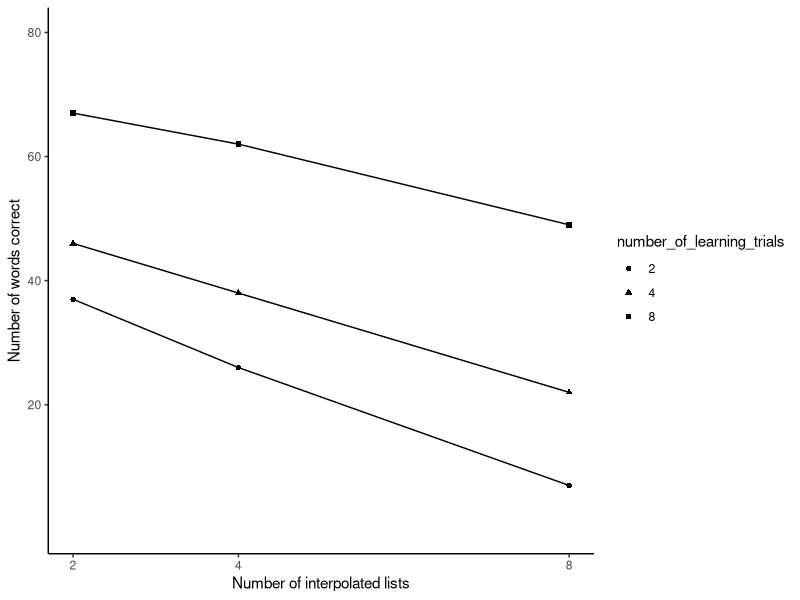
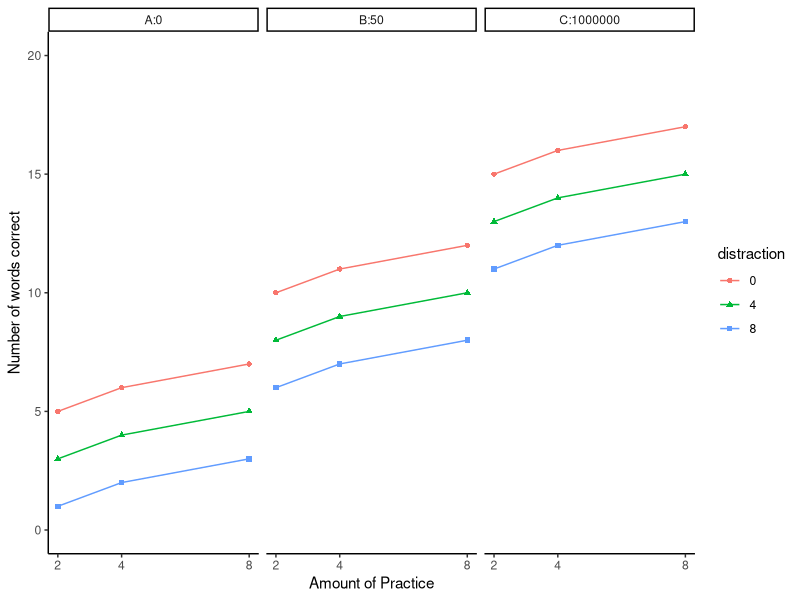

Write R code to recreate these figures, in order.
## ---- chunk 1

(library(tibble))
library(ggplot2)

slamecka_design <- tibble(number_of_learning_trials = rep(c(2,4,8), each=6),
                          number_of_IL = rep(rep(c(2,4,8), 2), 3),
                          subjects = 1:18,
                          recall = c(35,21,6,
                                   39,31,8,
                                   40,34,18,
                                   52,42,26,
                                   61,58,46,
                                   73,66,52
                                   )
                          )

slamecka_design$number_of_learning_trials <- as.factor(slamecka_design$number_of_learning_trials)

ggplot(slamecka_design,aes(x=number_of_IL,
                           group = number_of_learning_trials,
                           y=recall,
                           shape=number_of_learning_trials))+
  geom_line(stat = "summary", fun = "mean")+
  geom_point(stat = "summary", fun = "mean",)+
  theme_classic()+
  xlab("Number of interpolated lists")+
  ylab("Number of words correct")+
  scale_y_continuous(breaks=c(20,40,60,80), limits=c(0,80))+
  scale_x_continuous(breaks=c(2,4,8))
  
## ---- chunk 2

new_data <- tibble(reward = rep(c("A:0","B:50","C:1000000"), each = 9),
                   practice = rep(rep(c(2,4,8), each = 3),3),
                   distraction = as.factor(rep(c(0,4,8),9)),
                   recall = c(5,3,1,
                              6,4,2,
                              7,5,3,
                              10,8,6,
                              11,9,7,
                              12,10,8,
                              15,13,11,
                              16,14,12,
                              17,15,13)) 

ggplot(new_data,aes(x=practice,
                    group = distraction,
                    y=recall,
                    color=distraction,
                    shape=distraction))+
  geom_line()+
  geom_point()+
  theme_classic()+
  xlab("Amount of Practice")+
  ylab("Number of words correct")+
  scale_y_continuous(breaks=c(0,5,10,15,20), limits=c(0,20))+
  scale_x_continuous(breaks=c(2,4,8))+
  facet_wrap(~reward)

